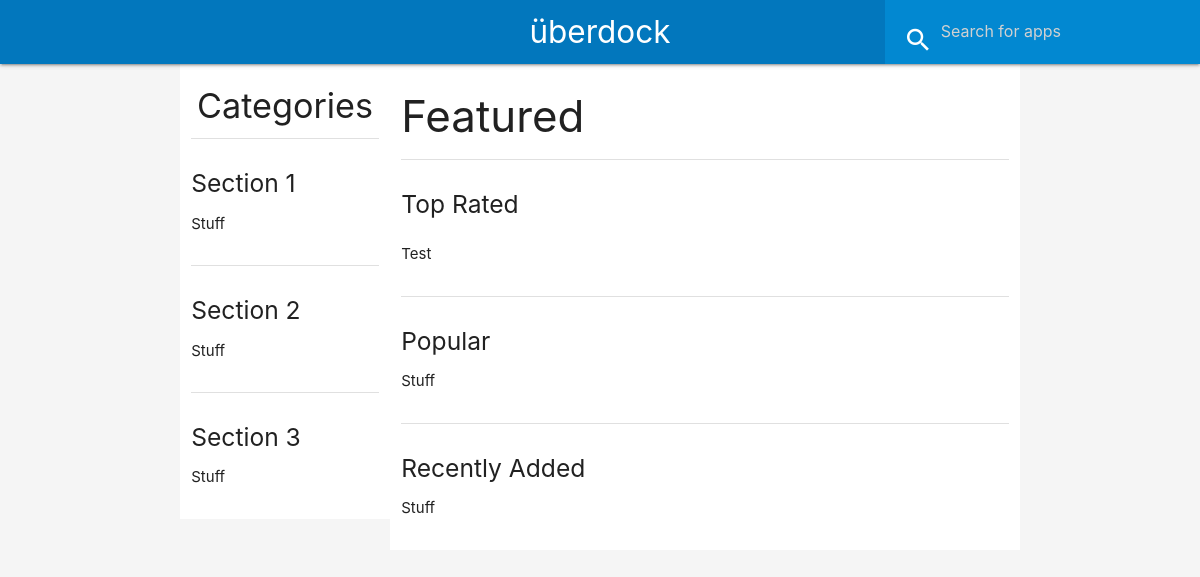
Before: /home/ with the older database file.
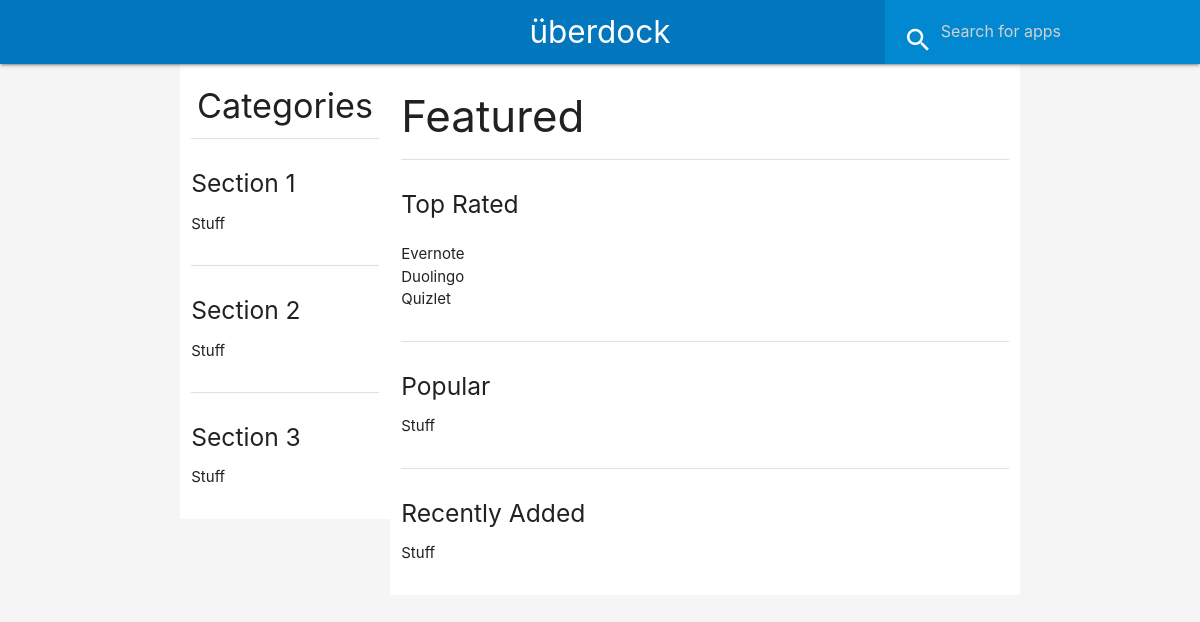
After: the same page with the newer database file.
### home/models.py (models this page shows)
class App(models.Model):
    title = models.CharField(max_length=255)
    blurb = models.TextField(max_length=255)
    link = models.URLField()
    def __str__(self):
        return self.title

### home/views.py (the view)
# urls.py: path('', views.AppView.as_view(), name='index')
class AppView(ListView):
    model = App
    template_name = 'home/index.html'

### home/templates/home/index.html (shortened to what this page needs)
{% extends 'home/layout.html' %}
{% block content %}
    <div class="row">
        <div class="col s3 white">
            <h4 class="center">Categories</h4>
            <div class="divider"></div>
            <div class="section">
                <h5>Section 1</h5>
                <p>Stuff</p>
            </div>
            <div class="divider"></div>
            <div class="section">
                <h5>Section 2</h5>
                <p>Stuff</p>
            </div>
            <div class="divider"></div>
            <div class="section">
                <h5>Section 3</h5>
                <p>Stuff</p>
            </div>
        </div>
        <div class="col s9 white">
            <h3>Featured</h3>
            <div class="divider"></div>
            <div class="section">
                <h5>Top Rated</h5>
                <ul id="applist">
                {% for app in object_list %}
                    <li>{{ app }}</li>
                {% endfor %}
                </ul>
            </div>
            <div class="divider"></div>
            <div class="section">
                <h5>Popular</h5>
                <p>Stuff</p>
            </div>
            <div class="divider"></div>
            <div class="section">
                <h5>Recently Added</h5>
                <p>Stuff</p>
            </div>
        </div>
    </div>
{% endblock %}

### home/templates/home/layout.html (shortened to what this page needs)
<!DOCTYPE html>
<html lang="en">
<head>
    <link rel="stylesheet" href="https://cdnjs.cloudflare.com/ajax/libs/materialize/1.0.0/css/materialize.min.css">
    <link rel="stylesheet" href="home_style.css">
</head>
<body class="grey lighten-4">
    <header>
        <div class="navbar-fixed">
            <nav class="light-blue darken-3">
                    <div class="nav-wrapper">
                        <a href="#" class="brand-logo center">überdock</a>
                        <ul class="right pull-s1">
                            <li>
                               <div class="center row">
                                  <div class="col s12" >
                                    <div class="row" id="topbarsearch">
                                      <div class="light-blue darken-2 input-field col s6 s12 white-text">
                                        <i class="white-text material-icons prefix">search</i>
                                        <input type="text" placeholder="Search for apps" id="autocomplete-input" class="autocomplete white-text" >
                                        </div>
                                      </div>
                                    </div>
                                  </div>
                              </li>
                        </ul>
                    </div>
            </nav>
        </div>
    </header>
    <div class="container" id="main_content">
        {% block content %}
        {% endblock %}
    </div>
</body>
</html>

### home/templates/home/home_style.css (style rules this page uses)
#applist { display: inline-block }

Changed rows visible on the page:
removed App: title "Test"
added App: title "Evernote"
added App: title "Duolingo"
added App: title "Quizlet"
